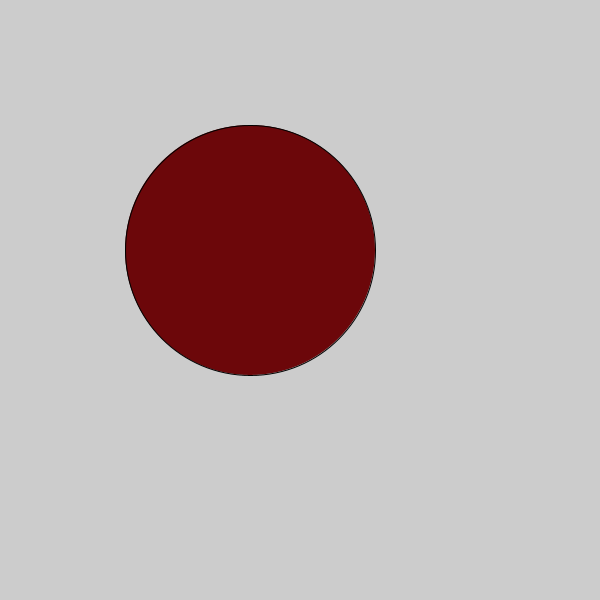
Frame 1 (no input)
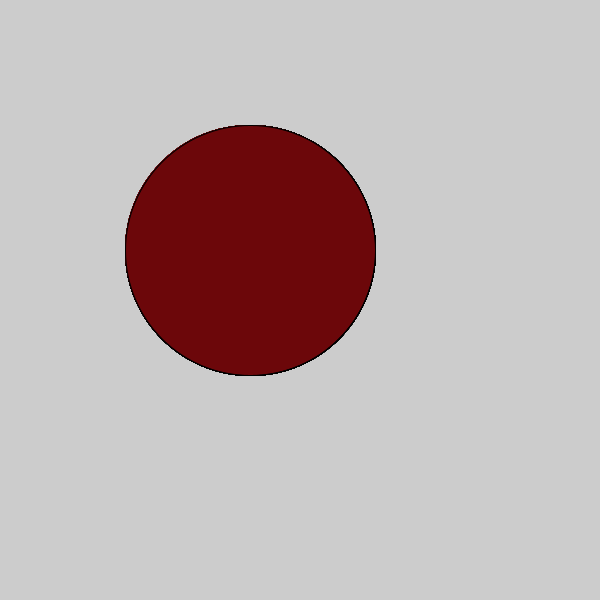
Frame 60 (the mouse pressed at the canvas centre just before this capture)
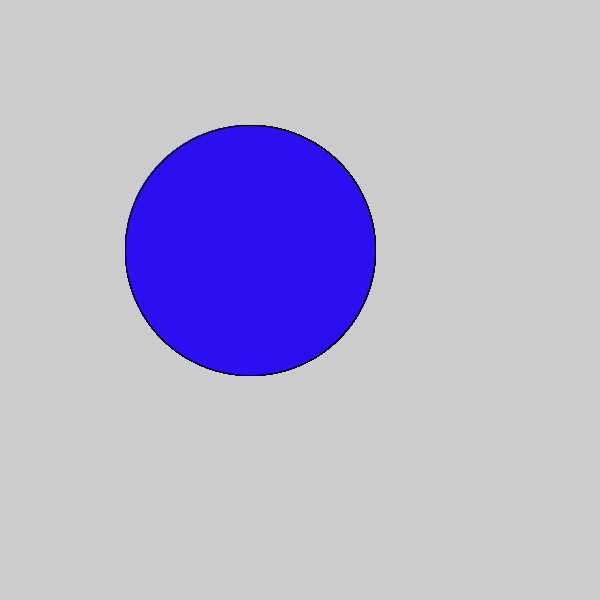
Frame 120 (the mouse held since frame 60 and released just before this capture)

The Processing sketch that drew these frames (run headless with seeded random() and noise(); from frame 60 on, the mouse is pressed at the canvas centre):

// Processing sketch: logical_dot_workout
// ── logical_dot_workout.pde
void setup(){
size(600,600);  
}
void draw(){

if (mousePressed) {
fill(#2B0FF0);
} else {
fill(#6C070A); 
}
ellipse(250,250,250,250);
}
